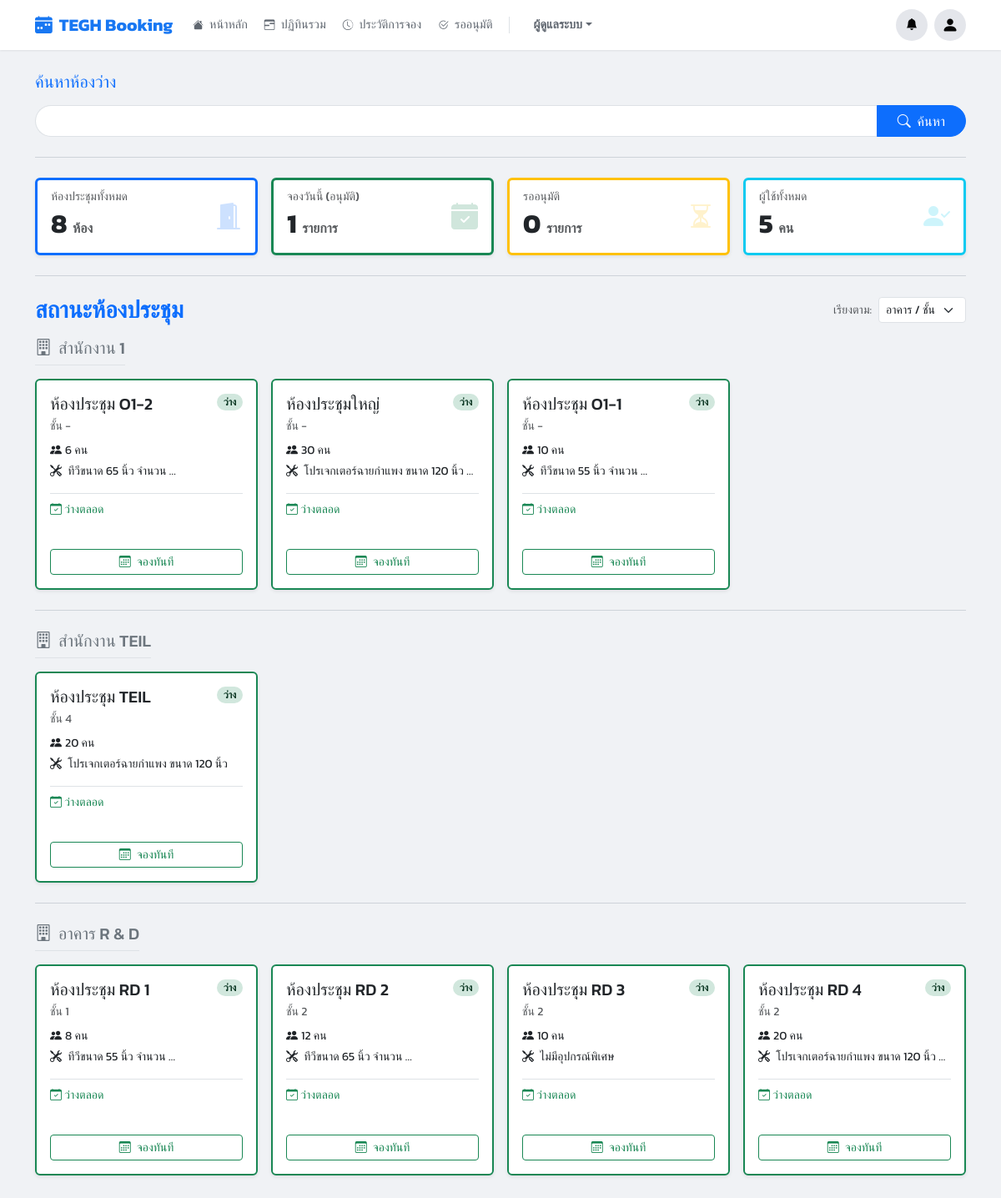
The app's page / (signed in) with its own data.
### booking/models.py (models this page shows, shortened)
class Room(models.Model):
    name = models.CharField(max_length=100)
    building = models.CharField(max_length=100, blank=True, null=True)
    floor = models.CharField(max_length=50, blank=True, null=True)
    location = models.CharField(max_length=255, blank=True, null=True, help_text="")
    capacity = models.PositiveIntegerField(default=1)
    equipment_in_room = models.TextField(blank=True, null=True, help_text="ระบุอุปกรณ์แต่ละอย่างในบรรทัดใหม่")
    image = models.ImageField(upload_to='room_images/', blank=True, null=True, verbose_name="รูปภาพห้อง")
    approver = models.ForeignKey(
        User,
        on_delete=models.SET_NULL,
        null=True,
        blank=True,
        related_name='approvable_rooms',
        help_text="เลือก User ที่มีสิทธิ์อนุมัติห้องนี้ (ถ้าเว้นว่าง = Admin กลาง)"
    )
    is_maintenance = models.BooleanField(
        default=False,
        verbose_name="ปิดปรับปรุง (โหมดแมนนวล)",
    )
    maintenance_start = models.DateTimeField(
        null=True, blank=True,
        verbose_name="เริ่มปิดปรับปรุง (อัตโนมัติ)"
    )
    maintenance_end = models.DateTimeField(
        null=True, blank=True,
        verbose_name="สิ้นสุดปิดปรับปรุง (อัตโนมัติ)"
    )
    line_notify_token = models.CharField(
        max_length=50,
        blank=True,
        null=True,
        verbose_name="LINE Notify Token",
        help_text="โทเคนสำหรับแจ้งเตือนไปยังกลุ่ม LINE ประจำห้อง (ถ้ามี)"
    )
    teams_webhook_url = models.TextField(
        blank=True,
        null=True,
        verbose_name="Teams Webhook URL",
        help_text="URL สำหรับแจ้งเตือนไปยัง Channel Teams ประจำห้อง (ถ้ามี)"
    )
    @property
    def is_currently_under_maintenance(self):
        now = timezone.now()
        if self.is_maintenance and (not self.maintenance_start or not self.maintenance_end):
            return True
        if self.maintenance_start and self.maintenance_end:
            if self.maintenance_start <= now <= self.maintenance_end:
                return True
        return False

### booking/views.py (the view)
# urls.py: path('', views.dashboard_view, name='home'),
@login_required
def dashboard_view(request):
    now = timezone.now(); sort_by = request.GET.get('sort', 'floor')
    all_rooms = Room.objects.all()
    if sort_by == 'status':
        all_rooms_sorted = sorted(all_rooms, key=lambda r: (r.is_currently_under_maintenance, not r.bookings.filter(start_time__lte=now, end_time__gt=now, status__in=['APPROVED', 'PENDING']).exists()))
    elif sort_by == 'capacity': all_rooms_sorted = sorted(all_rooms, key=lambda r: r.capacity, reverse=True)
    elif sort_by == 'name': all_rooms_sorted = all_rooms.order_by('name')
    else: all_rooms_sorted = all_rooms.order_by('building', 'floor', 'name')
    buildings = defaultdict(list)
    for r in all_rooms_sorted:
        cur = r.bookings.filter(start_time__lte=now, end_time__gt=now, status__in=['APPROVED','PENDING']).first()
        if r.is_currently_under_maintenance:
            r.status, r.status_class = 'ปิดปรับปรุง', 'bg-secondary text-white'
            r.is_maintenance = True
            r.current_booking_info = None
        else:
            r.is_maintenance = False
            if cur:
                r.status, r.status_class = ('รออนุมัติ', 'bg-warning text-dark') if cur.status == 'PENDING' else ('ไม่ว่าง', 'bg-danger text-white')
                r.current_booking_info = cur
            else:
                r.status, r.status_class = 'ว่าง', 'bg-success text-white'
                r.current_booking_info = None
        buildings[r.building or "General"].append(r)
    summary_cards = {
        'total_rooms': all_rooms.count(),
        'today_bookings': Booking.objects.filter(start_time__date=now.date(), status='APPROVED').count(),
        'pending_approvals': Booking.objects.filter(status='PENDING').count(),
        'total_users_count': User.objects.count()
    }
    ctx = get_base_context(request)
    ctx.update({'buildings': dict(buildings), 'summary_cards': summary_cards, 'current_sort': sort_by})
    return render(request, 'pages/dashboard.html', ctx)

### booking/views.py (called while the page is built)
def is_admin(user):
    return user.is_authenticated and (user.is_superuser or user.groups.filter(name='Admin').exists())

def is_approver_or_admin(user):
    return user.is_authenticated and (user.is_superuser or user.groups.filter(name__in=['Approver', 'Admin']).exists())

### templates/pages/dashboard.html (shortened to what this page needs)
{% extends 'base.html' %}
{% load static %}
{% block content %}
<div class="container-fluid px-0">
    <div class="row mb-3">
        <div class="col-12">
            <form action="{% url 'smart_search' %}" method="get">
                <label for="smartSearchInput" class="form-label h5 fw-bold text-primary"><h5>ค้นหาห้องว่าง</h5></label>
                <div class="input-group ">
                    <input type="text" class="form-control rounded-start-pill border-end-0"
                           name="q" id="smartSearchInput"
                           placeholder=""
                           value="{{ query_text|default:'' }}">
                    <button class="btn btn-primary rounded-end-pill px-4" type="submit">
                        <i class="bi bi-search me-1"></i> <span class="d-none d-sm-inline">ค้นหา</span>
                    </button>
                </div>
            </form>
        </div>
    </div>
    <hr class="section-divider">
    <div class="row g-3 mb-4">
        <div class="col-12 col-sm-6 col-xl-3">
            <div class="card kpi-card border-start border-primary border-3 shadow-sm h-100">
                <div class="card-body d-flex justify-content-between align-items-center">
                    <div>
                        <h6 class="card-subtitle text-muted mb-1 small">ห้องประชุมทั้งหมด</h6>
                        <h2 class="card-title fw-bold mb-0">{{ summary_cards.total_rooms }} <small class="text-muted fs-6">ห้อง</small></h2>
                    </div>
                    <i class="bi bi-door-open-fill kpi-icon text-primary"></i>
                </div>
            </div>
        </div>
        <div class="col-12 col-sm-6 col-xl-3">
            <div class="card kpi-card border-start border-success border-3 shadow-sm h-100">
                <div class="card-body d-flex justify-content-between align-items-center">
                    <div>
                        <h6 class="card-subtitle text-muted mb-1 small">จองวันนี้ (อนุมัติ)</h6>
                        <h2 class="card-title fw-bold mb-0">{{ summary_cards.today_bookings }} <small class="text-muted fs-6">รายการ</small></h2>
                    </div>
                     <i class="bi bi-calendar-check-fill kpi-icon text-success"></i>
                </div>
            </div>
        </div>
        <div class="col-12 col-sm-6 col-xl-3">
            <div class="card kpi-card border-start border-warning border-3 shadow-sm h-100">
                <div class="card-body d-flex justify-content-between align-items-center">
                    <div>
                        <h6 class="card-subtitle text-muted mb-1 small">รออนุมัติ</h6>
                        <h2 class="card-title fw-bold mb-0">{{ summary_cards.pending_approvals }} <small class="text-muted fs-6">รายการ</small></h2>
                    </div>
                     <i class="bi bi-hourglass-split kpi-icon text-warning"></i>
                </div>
            </div>
        </div>
        <div class="col-12 col-sm-6 col-xl-3">
            <div class="card kpi-card border-start border-info border-3 shadow-sm h-100">
                 <div class="card-body d-flex justify-content-between align-items-center">
                    <div>
                        <h6 class="card-subtitle text-muted mb-1 small">ผู้ใช้ทั้งหมด</h6>
                        <h2 class="card-title fw-bold mb-0">{{ summary_cards.total_users_count }} <small class="text-muted fs-6">คน</small></h2>
                    </div>
                     <i class="bi bi-person-check-fill kpi-icon text-info"></i>
                </div>
            </div>
        </div>
    </div>
    <hr class="section-divider">
    <div class="d-flex flex-wrap justify-content-between align-items-center mb-3 gap-2">
        <h2 class="mb-0 fw-bold text-primary fs-3">สถานะห้องประชุม</h2>
        <div class="d-flex align-items-center ms-auto">
            <label for="sortSelect" class="form-label me-2 mb-0 small text-muted text-nowrap">เรียงตาม:</label>
            <select class="form-select form-select-sm" id="sortSelect" style="width: auto;" onchange="window.location.href='?sort='+this.value">
                <option value="floor" {% if current_sort == 'floor' %}selected{% endif %}>อาคาร / ชั้น</option>
            </select>
        </div>
    </div>
    {% for building_name, rooms_in_building in buildings.items %}
        {% if not forloop.first %}
            <hr class="section-divider my-4">
        {% endif %}
        <div class="mb-4">
            <h5 class="mb-3 text-secondary border-bottom pb-2 d-inline-block"><i class="bi bi-building me-2"></i>{{ building_name }}</h5>
            <div class="row g-3 row-cols-1 row-cols-sm-2 row-cols-lg-3 row-cols-xl-4">
                {% for room in rooms_in_building %}
                <div class="col">
                    <div class="card room-card-hover border-start border-2
                        {% if room.is_maintenance %}border-secondary room-maintenance
                        {% elif room.status == 'ว่าง' %}border-success
                        {% else %}border-danger{% endif %} shadow-sm h-100">
                        <div class="card-body d-flex flex-column p-3">
                            <div class="d-flex justify-content-between align-items-start mb-2">
                                <h5 class="card-title mb-0 fs-5 text-truncate" title="{{ room.name }}">{{ room.name }}</h5>
                                {% if room.is_maintenance %}
                                    <span class="badge bg-secondary rounded-pill small">
                                        ปิดปรับปรุง
                                    </span>
                                {% else %}
                                    <span class="badge {% if room.status == 'ว่าง' %}bg-success-subtle text-success-emphasis{% else %}bg-danger-subtle text-danger-emphasis{% endif %} rounded-pill small">
                                        {{ room.status }}
                                    </span>
                                {% endif %}
                            </div>
                            <p class="card-subtitle mb-2 text-muted small">
                                ชั้น {{ room.floor|default:"-" }}
                            </p>
                            <p class="card-text small mb-1"><i class="bi bi-people-fill me-1"></i>{{ room.capacity }} คน</p>
                            <p class="card-text small mb-3 text-truncate">
                                <i class="bi bi-tools me-1"></i>
                                {{ room.equipment_in_room|truncatewords:4|default:"-" }}
                            </p>
                            <div class="mt-auto border-top pt-2">
                                {% if room.is_maintenance %}
                                    <p class="small mb-1 text-secondary">
                                        <i class="bi bi-tools"></i> **ไม่สามารถจองได้**
                                    </p>
                                    <button type="button" class="btn btn-sm btn-maintenance-alert mt-2 w-100"
                                            data-bs-toggle="modal"
                                            data-bs-target="#maintenanceAlertModal"
                                            data-room-name="{{ room.name }}">
                                        <i class="bi bi-calendar3-x me-1"></i> แจ้งเตือน
                                    </button>
                                {% else %}
                                    <p class="small mb-1 text-success"><i class="bi bi-calendar-check"></i> ว่างตลอด</p>
                                    <p class="small mb-1 text-muted">&nbsp;</p>
                                    <a href="{% url 'room_calendar' room.id %}" class="btn btn-sm btn-outline-success mt-2 w-100">
                                        <i class="bi bi-calendar3 me-1"></i> จองทันที
                                    </a>
                                {% endif %}
                            </div>
                        </div>
                    </div>
                </div>
                {% endfor %}
            </div>
        </div>
    {% empty %}
        <div class="alert alert-warning text-center">
            <i class="bi bi-exclamation-triangle-fill me-2"></i> ยังไม่มีห้องประชุมในระบบ
        </div>
    {% endfor %}
</div>
{% endblock %}

### templates/base.html (style rules this page uses)
body { background-color: #f0f2f5; font-family: 'Kanit', sans-serif; padding-top: 70px; }

### templates/pages/dashboard.html (style rules this page uses)
.kpi-card .card-body { padding: 1rem; }
.kpi-icon { font-size: 2rem; opacity: 0.2; }
.section-divider { margin-top: 1.5rem; margin-bottom: 1.5rem; border-color: #adb5bd; border-top-width: 1px; opacity: 0.5; }

### records on screen
Room: building "สำนักงาน 1", name "ห้องประชุม O1-2", status "ว่าง", floor "-", capacity "6", equipment_in_room "ทีวีขนาด 65 นิ้ว จำนวน …", is_maintenance False (drawn)
Room: name "ห้องประชุมใหญ่", status "ว่าง", floor "-", capacity "30", equipment_in_room "โปรเจกเตอร์ฉายกำแพง ขนาด 120 นิ้ว …", is_maintenance False (drawn)
Room: name "ห้องประชุม O1-1", status "ว่าง", floor "-", capacity "10", equipment_in_room "ทีวีขนาด 55 นิ้ว จำนวน …", is_maintenance False (drawn)
Room: building "สำนักงาน TEIL", name "ห้องประชุม TEIL", status "ว่าง", floor "4", capacity "20", equipment_in_room "โปรเจกเตอร์ฉายกำแพง ขนาด 120 นิ้ว", is_maintenance False (drawn)
Room: building "อาคาร R & D", name "ห้องประชุม RD 1", status "ว่าง", floor "1", capacity "8", equipment_in_room "ทีวีขนาด 55 นิ้ว จำนวน …", is_maintenance False (drawn)
Room: name "ห้องประชุม RD 2", status "ว่าง", floor "2", capacity "12", equipment_in_room "ทีวีขนาด 65 นิ้ว จำนวน …", is_maintenance False (drawn)
Room: name "ห้องประชุม RD 3", status "ว่าง", floor "2", capacity "10", equipment_in_room "ไม่มีอุปกรณ์พิเศษ", is_maintenance False (drawn)
Room: name "ห้องประชุม RD 4", status "ว่าง", floor "2", capacity "20", equipment_in_room "โปรเจกเตอร์ฉายกำแพง ขนาด 120 นิ้ว …", is_maintenance False (drawn)

### other values on screen
{{ item.label }} "หน้าหลัก" "ปฏิทินรวม" "ประวัติการจอง" "รออนุมัติ"
{{ summary_cards.total_rooms }} "8"
{{ summary_cards.today_bookings }} "1"
{{ summary_cards.pending_approvals }} "0"
{{ summary_cards.total_users_count }} "5"
